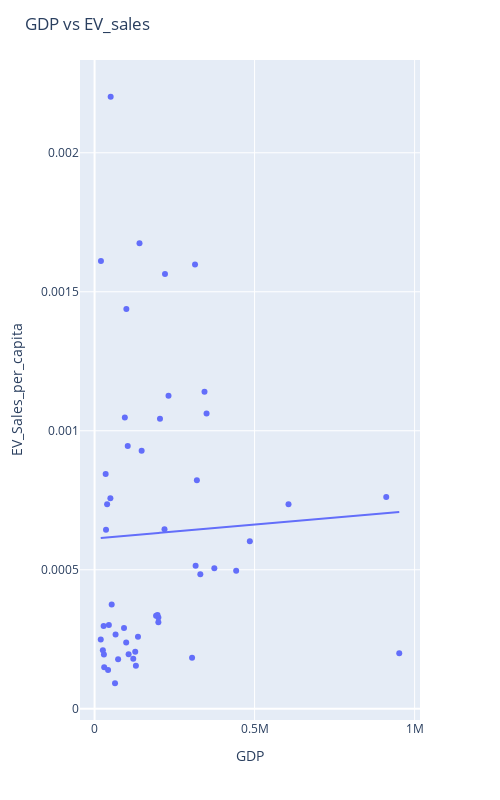

Source (notebook cell):
### Markdown cell above
# GDP

### Code cell
fig = px.scatter(df_economic, x=df_economic['GDP'], y=df_economic['EV_Sales_per_capita'],trendline='ols')
fig.layout.update(
    width=500,
    height=800,
    title_text = 'GDP vs EV_sales')
fig.show()
